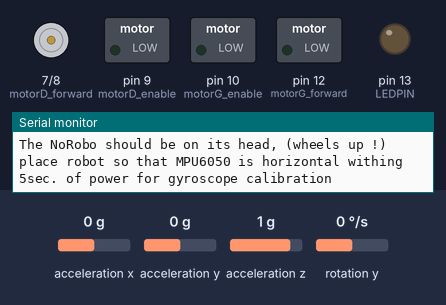
Recording of a sketch running on a simulated Arduino Uno, built with avr-gcc and run on an emulated ATmega328P. Shown: motor-driver pin pairs drawn as motors (green arrow = first pin HIGH = forward, orange = second pin HIGH = backward, longer = more drive), switched loads named in the sketch (green lamp = pin HIGH), output pins drawn as LEDs (lit = HIGH), the last lines printed to the serial monitor. Wiring (inferred from the names in the program): MPU-6050 motion sensor at I2C address 0x68. The test bench sets the inputs (shaded band); at power-on: acceleration x 0 g, acceleration y 0 g, acceleration z 1 g, rotation y 0 °/s.

Above: at 5.0 s.
At 10.9 s:
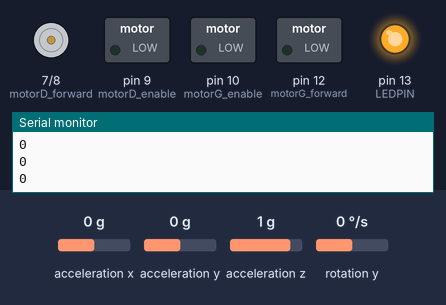
At 17.5 s:
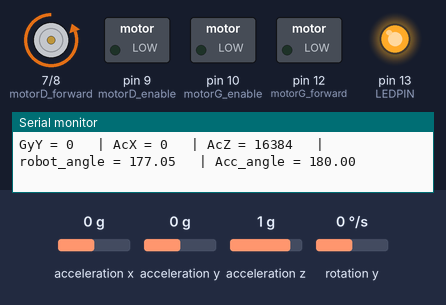
Timing chart, 0 to 19.0 s (numbered marks = the images above):
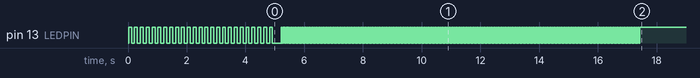

The sketch:

NoRobo-Joystick-BT-commander-2016-04-15.ino
```cpp
/*
 * based on the GyRobo Code "Bal_Code_v8_with_bluetooth_working_SVPWM"
 * No balancing
 *  * Gyro MPU6050 on the NoRobo but it's used only to get data, not to change anything
 *  The INT pin of the gyro is connected to the arduino pin #10 (timer 1)
 *
 * This is a mix of NoRobo-Joystick-BT-commander-2016-04-07.ino & the balancing GyRobo code
 * Still not balancing - just reading angle and acceleration and calculating angle
 *
 * Reste 1 défaut : au démarrage, le moteur D fait des à coups
 *
 * HC-05 Bluetooth setup for 57 600 baud on the TX and RX pins
 * Joystick BT Commander Version 5.2
 * Button #1: "ON", Button #2: "Fast"
 *
 * Data field #1: "data1", Data field #2: "Power", Data field #3: "Cycle (ms)"
 * note: cycle time must not exceed 4ms
 */


#pragma GCC optimize ("3")


//main loop--------------------------------------------------------
#define LEDPIN   13

bool power = false;            //run only when power is true

uint16_t freqCounter = 0;
uint16_t oldfreqCounter = 0;
uint16_t loop_time = 0;         //how fast is the main loop running


//Bluetooth input stuff------------------------------------------
#define    STX          0x02	// debut d'ordre
#define    ETX          0x03	// fin d'ordre

int16_t joyY, joyX;                                         //smartphone joystick input values

uint8_t cmd[8] = {0, 0, 0, 0, 0, 0, 0, 0};                 // bytes received
uint8_t buttonStatus = 0;                                  // first Byte sent to Android device


//angle calculations from MPU-6050--------------------------------------------------
#include <Wire.h>

#define MPU6050 0x68              //Device address (standard)
#define ACCEL_CONFIG 0x1C         //Accelerometer configuration address
#define GYRO_CONFIG 0x1B          //Gyro configuration address

//Registers: Accelerometer, Temp, Gyroscope
#define ACCEL_XOUT_H 0x3B
#define ACCEL_XOUT_L 0x3C
#define ACCEL_YOUT_H 0x3D
#define ACCEL_YOUT_L 0x3E
#define ACCEL_ZOUT_H 0x3F
#define ACCEL_ZOUT_L 0x40
#define TEMP_OUT_H 0x41
#define TEMP_OUT_L 0x42
#define GYRO_XOUT_H 0x43
#define GYRO_XOUT_L 0x44
#define GYRO_YOUT_H 0x45
#define GYRO_YOUT_L 0x46
#define GYRO_ZOUT_H 0x47
#define GYRO_ZOUT_L 0x48

#define PWR_MGMT_1 0x6B
#define PWR_MGMT_2 0x6C


//Sensor output scaling
#define accSens 0             // 0 = 2g, 1 = 4g, 2 = 8g, 3 = 16g
#define gyroSens 1            // 0 = 250rad/s, 1 = 500rad/s, 2 1000rad/s, 3 = 2000rad/s


int16_t  AcZ, AcX, GyY;       // my gyro with x forward, y left-right, z vertical

int16_t  AcZ_offset = 0;
int16_t  AcX_offset = 0;
int16_t  GyY_offset = 0;
int32_t  GyY_offset_sum = 0;

int32_t GyY_filter[32];
uint8_t filter_count = 0;
int32_t  GyY_F;
float robot_angle;
float Acc_angle;            //angle calculated from acc. measurments

bool vertical = false;      //is the robot vertical enough to run

bool GyY_filter_on = true;  //apply simple average filter to Z gyro reading

#define Gyro_amount 0.996   //percent of gyro in complementary filter T/(T+del_t) del_t: sampling rate, T acc. timeconstant ~1s


//motor control-------------------------------------------------------

#define MAX_POWER   150   // up to 255

// moteur de gauche
int motorG_enable = 10; //pwm sur timer1
int motorG_forward = 12;
int motorG_backward = 13;

// moteur de droite
int motorD_enable = 9; //pwm sur timer1
int motorD_forward = 7;
int motorD_backward = 8;


//motor numbers
#define L_Motor 0
#define R_Motor 1

uint16_t MotorPower = 120; // 0 to 255, 255==100% power

uint8_t idl_motor_power = 80;

uint8_t resp_rate = 1; //bluetooth remote joystick multiplier

bool Robot_Direction;

//rotation speed for turning
int8_t rot_Speed = 0;

float robot_speed;

// speed of motors, 0 to 255
int16_t R_Speed = 0;
int16_t L_Speed = 0;

//PID stuff---------------------------------------------------------------
int32_t robot_position = 0; //offset from corect position


//loop tuning values
#define kc 0.0002           //position feedback gain, (reposition robot after disturbance)0.0002
#define kv 0.02             //velocity feedback gain 0.02
#define kp 0.2              //angle gain 0.2
#define kd 0.025/(2*0.004) //angle velocity gain 0.025

#define PID_out_max 100
#define PID_out_min -100

float PID_in, last_PID_in, Last_last_PID_in, PID_out;


/****************************************************************************************************
 * SETUP
 ****************************************************************************************************/

void setup()
{
  pinMode (LEDPIN, OUTPUT);

  // Start Serial Port
  Serial.begin(57600);
  Serial.println("NoRobo_with_bluetooth_working_V0.1" );
  Serial.println("The NoRobo should be on its head, (wheels up !)" );
  Serial.println("place robot so that MPU6050 is horizontal withing 5sec. of power for gyroscope calibration");

  for (int i = 0; i < 50; i++)
  {
    digitalWrite(LEDPIN, !digitalRead(LEDPIN));
    delay (100);
  }

  //setup robot angle calculation
  Serial.println("calibrating gyroscope...........");
  angle_setup();
  Serial.println("GYRO Setup is DONE");

  //Setup MOTOR Controller

  Bl_Setup();
  Serial.println("place robot vertical to run");

  // empty RX buffer
  while (Serial.available())  Serial.read();
}

/****************************************************************************************************
 * LOOP
 ****************************************************************************************************/

void loop()
{
  //run main loop every ~4ms
  if ((freqCounter & 0x07f) == 0)
  {
    // record when loop starts
    oldfreqCounter = freqCounter;

    //test battery voltage every ~1s
    if ((freqCounter & 0x7FFF) == 0)
    {
      // battery_test();
    }

    //send bluetooth output to smartphone every ~0.13s
    if ((freqCounter & 0xFFF) == 0)
    {
      //sendBlueToothData();
    }

    //receive bluetooth input from smartphone
    //bluetooth();

    //calculate angle of robot
    angle_calc();

    /***********************
     * to print the values in a table
    ***********************/

      Serial.print("GyY = "); Serial.print(GyY); Serial.print("\t");
      Serial.print(" | AcX = "); Serial.print(AcX); Serial.print("\t");
      Serial.print(" | AcZ = "); Serial.print(AcZ); Serial.print("\t");
      Serial.print(" | robot_angle = "); Serial.print(robot_angle); Serial.print("\t");
      Serial.print(" | Acc_angle = "); Serial.print(Acc_angle); Serial.print("\t");
      // Serial.print(" | vertical = "); Serial.print(vertical); Serial.print("\t");
      Serial.print("\n");
      delay(10000);
    /************************/

    //run if on sent from smartphone and battery is charged
    if (power == true ) PID_and_motor_comd();
    else
    {
      motorPowerOff();               //turn motors off if battery is discharged / powered off
      Last_last_PID_in = 0;
      last_PID_in = 0;
      MotorPower = 0;
      robot_speed = 0;
      robot_position = 0;
    }


    //calculate loop time
    if (freqCounter > oldfreqCounter)
    {
      if (loop_time < (freqCounter - oldfreqCounter)) loop_time = freqCounter - oldfreqCounter;
    }

  }
}


//-----------------------------------------------------------------------------------
//bluetooth between smartphone and robot---------------------------------------------
//-----------------------------------------------------------------------------------

void bluetooth()
{
  if (Serial.available())   // data received from smartphone
  {
    cmd[0] =  Serial.read();
    if (cmd[0] == STX)
    {
      int i = 1;
      while (Serial.available())
      {
        cmd[i] = Serial.read();
        if (cmd[i] > 127 || i > 7)                   break; // Communication error
        if ((cmd[i] == ETX) && (i == 2 || i == 7))   break; // Button or Joystick data
        i++;
      }
      if      (i == 2)          getButtonState(cmd[1]);    // 3 Bytes  ex: < STX "C" ETX >
      else if (i == 7)          getJoystickState(cmd);     // 6 Bytes  ex: < STX "200" "180" ETX >
    }
  }
}


void sendBlueToothData()
{
  // Data frame transmitted back from Arduino to Android device:
  // < 0X02   Buttons state   0X01   DataField#1   0x04   DataField#2   0x05   DataField#3    0x03 >
  // < 0X02      "01011"      0X01     "120.00"    0x04     "-4500"     0x05  "Motor enabled" 0x03 >    // example

  Serial.print((char)STX);                                             // Start of Transmission
  Serial.print(getButtonStatusString());    Serial.print((char)0x1);   // buttons status feedback
  Serial.print("!!!!! ");     Serial.print((char)0x4);                     // datafield #1
  Serial.print(robot_angle);        Serial.print((char)0x5);    // datafield #2
  Serial.print(vertical);                                    // datafield #3
  Serial.print((char)ETX);                                             // End of Transmission

  loop_time = 0;
}


String getButtonStatusString()  {
  String bStatus = "";
  for (int i = 0; i < 6; i++)  {
    if (buttonStatus & (B100000 >> i))      bStatus += "1";
    else                                    bStatus += "0";
  }
  return bStatus;
}


void getJoystickState(byte data[8])    {
  joyX = (data[1] - 48) * 100 + (data[2] - 48) * 10 + (data[3] - 48); // obtain the Int from the ASCII representation
  joyY = (data[4] - 48) * 100 + (data[5] - 48) * 10 + (data[6] - 48);
  joyX = joyX - 200;                                                  // Offset to avoid
  joyY = joyY - 200;                                                  // transmitting negative numbers

  if (joyX < -100 || joyX > 100 || joyY < -100 || joyY > 100)     return; // commmunication error
}


void getButtonState(int bStatus)  {
  switch (bStatus) {
    // -----------------  BUTTON #1  -----------------------
    case 'A':
      buttonStatus |= B000001;        // ON - les autres boutons ne sont pas touchés (1)

      power = true;                   // ON

      break;
    case 'B':
      buttonStatus &= B111110;        // OFF - les autres boutons ne sont pas touchés (1)

      power = false;                   // OFF

      break;

    // -----------------  BUTTON #2  -----------------------
    case 'C':
      buttonStatus |= B000010;        // ON

      resp_rate = 2;

      break;
    case 'D':
      buttonStatus &= B111101;        // OFF
      resp_rate = 1;

      break;

/*

        // -----------------  BUTTON #3  -----------------------
         case 'E':
          //buttonStatus |= B000100;        // ON
           idl_motor_power += 5;

           break;
         case 'F':
           buttonStatus &= B111011;      // OFF
           // your code...

           break;

        // -----------------  BUTTON #4  -----------------------
         case 'G':
          //buttonStatus |= B001000;       // ON
           idl_motor_power -= 5;

           break;
         case 'H':
          buttonStatus &= B110111;    // OFF
           // your code...

          break;

        // -----------------  BUTTON #5  -----------------------
         case 'I':           // configured as momentary button
          buttonStatus |= B010000;        // ON
           // your code...

           break;
         case 'J':
          buttonStatus &= B101111;        // OFF
           // your code...

           break;

        // -----------------  BUTTON #6  -----------------------
         case 'K':
          buttonStatus |= B100000;        // ON
           // your code...

          break;
         case 'L':
          buttonStatus &= B011111;        // OFF
           // your code...

           break;
      */
  }
}

//--------------------------------------------------------------------------------------
//angle PID calculation and motor command signal generation-----------------------------
//--------------------------------------------------------------------------------------
void PID_and_motor_comd()
{
    //adjust motors to turn robot
    MotorPower = map(abs(joyY), 0, 100, 0, MAX_POWER);

    if (MotorPower > MAX_POWER) MotorPower = MAX_POWER;

    R_Speed = MotorPower;
    L_Speed = MotorPower;

    //adjust motors to turn robot
    rot_Speed = - 0.3 * joyX;
    R_Speed += rot_Speed;
    L_Speed -= rot_Speed;

    if(joyY>0) {
      Robot_Direction = true ;
    }else {
      Robot_Direction = false ;
    }

    //run motors
    MoveMotors(R_Motor, Robot_Direction, R_Speed); // always forward (true)
    MoveMotors(L_Motor, Robot_Direction, L_Speed); // always forward (true)
}


//-----------------------------------------------------------------------------------
// motor control ---------------------------------------------
//-----------------------------------------------------------------------------------

void Bl_Setup()
{

  //on initialise les pins du moteur 1
  pinMode(motorG_forward, OUTPUT);
  pinMode(motorG_backward, OUTPUT);
  pinMode(motorG_enable, OUTPUT);

  //on initialise les pins du moteur 2
  pinMode(motorD_forward, OUTPUT);
  pinMode(motorD_backward, OUTPUT);
  pinMode(motorD_enable, OUTPUT);

  digitalWrite(LEDPIN, HIGH);

  cli();//stop interrupts

  //timer setup for 31.250KHZ phase correct PWM
  TCCR0A = 0;
  TCCR0B = 0;
  TCCR0A = _BV(COM0A1) | _BV(COM0B1) | _BV(WGM00);
  TCCR0B = _BV(CS00);
  TCCR1A = 0;
  TCCR1B = 0;
  TCCR1A = _BV(COM1A1) | _BV(COM1B1) | _BV(WGM10);
  TCCR1B = _BV(CS10);
  TCCR2A = 0;
  TCCR2B = 0;
  TCCR2A = _BV(COM2A1) | _BV(COM2B1) | _BV(WGM20);
  TCCR2B = _BV(CS20);

  // enable Timer 1 interrupt
  TIMSK1 = 0;
  TIMSK1 |= _BV(TOIE1);
  // disable arduino standard timer interrupt
  TIMSK0 &= ~_BV(TOIE1);

  sei(); // Start Interrupt

  //turn off all PWM signals
  OCR2A = 0;  //11  APIN
  OCR2B = 0;  //D3
  OCR1A = 0;  //D9  CPIN
  OCR1B = 0;  //D10 BPIN
  OCR0A = 0;  //D6
  OCR0B = 0;  //D5

  // switch off PWM Power
  motorPowerOff();
}

//Fonction qui arrête / démarre les 2 moteurs
void motorPowerOff() {

  MoveMotors(L_Motor, 0, 0);
  MoveMotors(R_Motor, 0, 0);
}

void MoveMotors(uint8_t motorNumber, bool dir, uint16_t power)
{


  // set motor pwm variables
  if (motorNumber == 0)
  {
    analogWrite(motorD_enable, power);
    digitalWrite(motorD_forward, dir);
    digitalWrite(motorD_backward, !dir);
  }

  if (motorNumber == 1)
  {
    analogWrite(motorG_enable, power);
    digitalWrite(motorG_forward, dir);
    digitalWrite(motorG_backward, !dir);
  }
}

//------------------------------------------------------------------
//Robot angle calculations------------------------------------------
//------------------------------------------------------------------

void writeTo(byte device, byte address, byte value) {
  Wire.beginTransmission(device);
  Wire.write(address);
  Wire.write(value);
  Wire.endTransmission(true);
}


//setup MPU6050
void angle_setup()
{
  Wire.begin();
  delay (100);
  writeTo(MPU6050, PWR_MGMT_1, 0);
  writeTo(MPU6050, ACCEL_CONFIG, accSens << 3); // Specifying output scaling of accelerometer
  writeTo(MPU6050, GYRO_CONFIG, gyroSens << 3); // Specifying output scaling of gyroscope
  delay (100);

  // calc Z gyro offset by averaging 1024 values
  if (GyY_filter_on == true)
  {
    GyY_filter_on = false;
    for (int i = 0; i < 1024; i++)
    {
      angle_calc();
      Serial.println(GyY);
      GyY_offset_sum += GyY;
      digitalWrite(LEDPIN, !digitalRead(LEDPIN));
      delay (10);
    }
    GyY_filter_on = true;
  }
  else
  {
    for (int i = 0; i < 1024; i++)
    {
      angle_calc();
      Serial.println(GyY);
      GyY_offset_sum += GyY;
      digitalWrite(LEDPIN, !digitalRead(LEDPIN));
      delay (10);
    }
  }
  GyY_offset = GyY_offset_sum >> 10;
  Serial.print("GyY offset value = ");
  Serial.println(GyY_offset);
}


//calculate robot tilt angle
void angle_calc()
{
  // read raw accel/gyro measurements from device
  Wire.beginTransmission(MPU6050);
  Wire.write(0x3B);                  // starting with register 0x3B (ACCEL_XOUT_H)
  Wire.endTransmission(false);
  Wire.requestFrom(MPU6050,2,true);  // request a total of 2 registers
  AcX=Wire.read()<<8|Wire.read();  // 0x3B (ACCEL_XOUT_H) & 0x3C (ACCEL_XOUT_L)

  Wire.beginTransmission(MPU6050);
  Wire.write(0x3F);          // starting with register 0x3F (ACCEL_ZOUT_H)
  Wire.endTransmission(false);
  Wire.requestFrom(MPU6050, 2, true);  // request a total of 2 registers
  AcZ=Wire.read()<<8|Wire.read();  // 0x3F (ACCEL_ZOUT_H) & 0x40 (ACCEL_ZOUT_L)

  Wire.beginTransmission(MPU6050);
  Wire.write(0x45);       // starting with register 0x45 (GYRO_YOUT_H)
  Wire.endTransmission(false);
  Wire.requestFrom(MPU6050, 2, true);  // request a total of 2 registers
  GyY=Wire.read()<<8|Wire.read();  // 0x45 (GYRO_YOUT_H) & 0x46 (GYRO_YOUT_L)

  if (GyY_filter_on == true)
  {
    // simple low pass filter on gyro
    GyY_filter[filter_count] = GyY;

    filter_count++;

    if (filter_count > 15) filter_count = 0;

    GyY_F = 0;
    for (int i = 0; i < 16; i++)
    {
      GyY_F += GyY_filter[i];
      GyY = GyY_F >> 4;
    }
  }

  // add mpu6050 offset values
  AcZ += AcZ_offset;
  AcX += AcX_offset;
  GyY += GyY_offset;

  //use complementary filter to calculate robot angle
  robot_angle -= GyY * 6.07968E-5;                      //integrate gyroscope to get angle       * 0.003984 (sec) / 65.536 (bits / (deg/sec))
  //robot_angle += GyY * 6.07968E-5;                      //integrate gyroscope to get angle       * 0.003984 (sec) / 65.536 (bits / (deg/sec))
  Acc_angle =  atan2(AcX, -AcZ) * 57.2958;              //angle from acc. values       * 57.2958 (deg/rad)
  robot_angle = robot_angle * Gyro_amount + Acc_angle * (1.0 - Gyro_amount);


  //check if robot is vertical
  if (robot_angle > 50 || robot_angle < -50) vertical = false;
  if (robot_angle < 1 && robot_angle > -1) vertical = true;


}


//--------------------------------------------------------------
// code loop timing---------------------------------------------
//--------------------------------------------------------------
// minimize interrupt code length
// is called every 31.875us (510 clock cycles)  ???????
ISR( TIMER1_OVF_vect )
{
  //every 32 count of freqCounter ~1ms
  freqCounter++;

  // overflow to loop after >>8 shift
  // en principe sert seulement pour les moteurs brushless
  if ((freqCounter & 0x01) == 0)
  {
    /*
    R_MotorStep += R_Speed;
    L_MotorStep += L_Speed;
    */
  }
}
```
